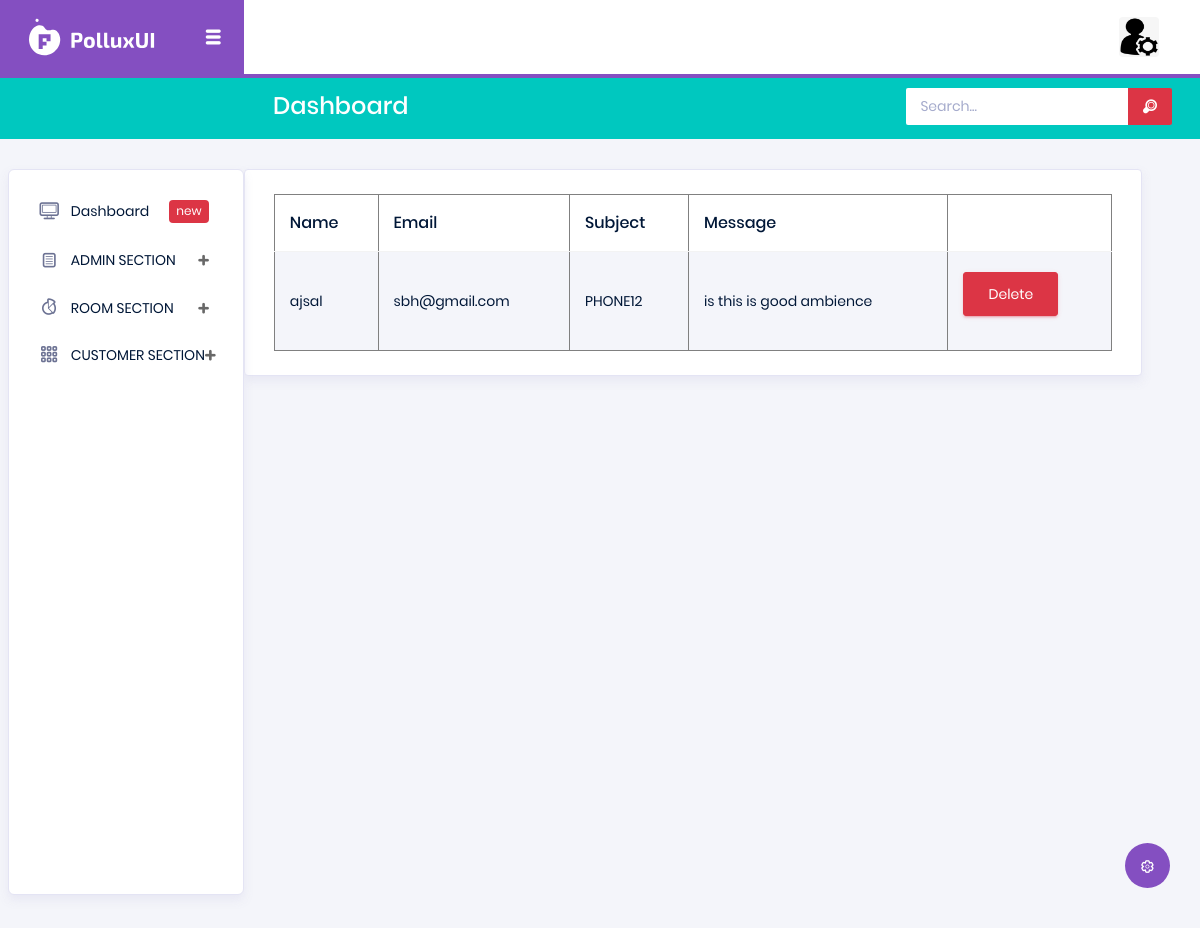
The page /Backend/viewmessage/ on the database its author committed.
### Frontend/models.py (models this page shows)
class savecontactdb(models.Model):
    Name=models.CharField(max_length=30,null=True,blank=True)
    Email=models.EmailField(max_length=30,null=True,blank=True)
    Subject=models.CharField(max_length=30,null=True,blank=True)
    Message=models.CharField(max_length=100,null=True,blank=True)

### Backend/views.py (the view)
# urls.py: path('viewmessage/', views.viewmessage, name="viewmessage"),
def viewmessage(request):
    data = savecontactdb.objects.all()
    return render(request,"view_messages.html",{'data':data})

### Backend/templates/view_messages.html (shortened to what this page needs)
<html lang="en">
{% extends 'index.html' %}
{% block content %}
<head>
</head>
<body>
<div class="card">
                <div class="card-body">
                  <div class="table-responsive">
                    <table border="1px" class="table table-striped">
                      <thead>
                        <tr>
                          <th>
                            Name
                          </th>
                          <th>
                            Email
                          </th>
                             <th>
                            Subject
                          </th>
                               <th>
                            Message
                          </th>
                        </tr>
                      </thead>
                      <tbody>
                      {% for d in data %}
                        <tr>
                          <td>
                            {{d.Name}}
                          </td>
                          <td>
                            {{d.Email}}
                          </td>
                          <td>
                            {{d.Subject}}
                          </td>
                             <td>
                            {{d.Message}}
                          </td>
                          <td><form action="{% url 'deletemessage' dataid=d.id %}">
                               <button onclick="alertmsg()" type="submit" class="btn btn-danger">Delete</button>
                                </form>
                          </td>
                        </tr>
                        {% endfor %}
                      </tbody>
                    </table>
                  </div>
                </div>
              </div>
</body>
</html>
{% endblock %}

### rows shown on the page
savecontactdb: Name "ajsal", Email "sbh@gmail.com", Subject "PHONE12", Message "is this is good ambience"
